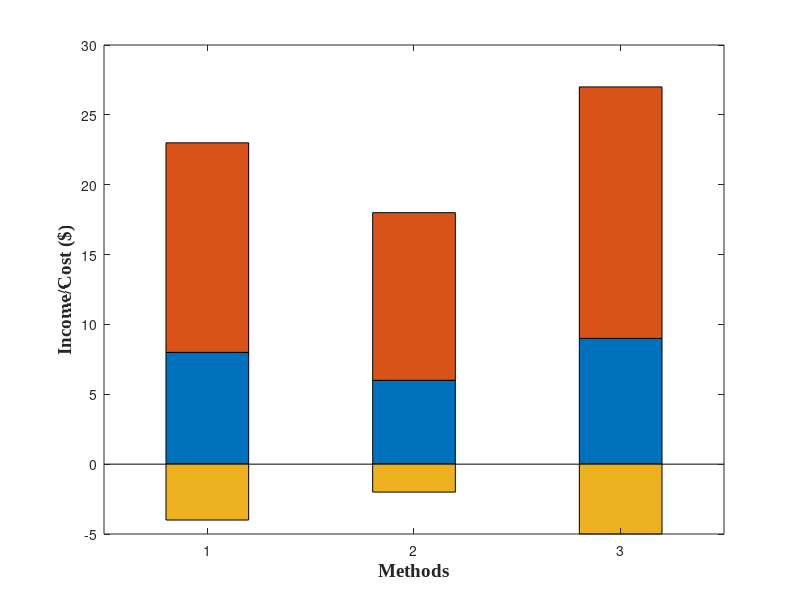

The MATLAB script that drew this image: (Note: this script raises an error after producing the figure.)
% 虚拟电厂收益可视化
% 假设数据
purchaseCost = [15 12 18]; % 购电成本
frequencyRevenue = [8 6 9]; % 调频收益
responseCost = [4 2 5]; % 响应成本

% 计算总收益
totalRevenue = purchaseCost + frequencyRevenue - responseCost;

% 绘制收益组成部分的条形图
figure;
bar([frequencyRevenue; purchaseCost; -responseCost]', 0.4, 'stacked');
x1 = xlabel('Methods','FontSize',13.5,'FontName', 'Times New Roman','FontWeight','bold');          %轴标题可以用tex解释
y1 = ylabel('Income/Cost ($)','FontSize',13.5,'FontName', 'Times New Roman','FontWeight','bold');
hold on;


ax = gca;
% ax.XLim = [0, 5];     
% ax.YLim = [-10000, 20000];

%% 右轴
yyaxis right
linewidth = 2;
ax = gca;
ax.YColor = 'black';
% 绘制总收益曲线
plot(totalRevenue, "-*g", 'LineWidth', 2);
legend('Income for Regulation', 'Energy Purchase Cost', 'Operational Cost',"VPP Profit",'fontsize',13.5, ...
   'Location','northwest', ...
'NumColumns', 2, ...
'FontName', 'Times New Roman'); 

% 可根据需要添加其他绘图设置和自定义内容
% 属性
%设置figure各个参数
x1 = xlabel('Methods','FontSize',13.5,'FontName', 'Times New Roman','FontWeight','bold');          %轴标题可以用tex解释
y1 = ylabel('VPP Profit($)','FontSize',13.5,'FontName', 'Times New Roman','FontWeight','bold');

% 图片大小
figureUnits = 'centimeters';
figureWidth = 20;
figureHeight = figureWidth * 2 / 4;
set(gcf, 'Units', figureUnits, 'Position', [10 10 figureWidth figureHeight]);

% 轴属性
ax = gca;
ax.XLim = [0.5, 3.5];     
% ax.YLim = [-2000, 4000];     
% 字体与大小
ax.FontSize = 13.5;

% 设置刻度
% ax.XTick = [1:16];

% 调整标签
ax.XTickLabel =  {'Proportional','Greedy','Optimal'};

% 调整图片整体截取的大小
set(gcf, 'PaperSize', [20, 10]);

% 

saveas(gcf, "profit_com_demo.pdf")
